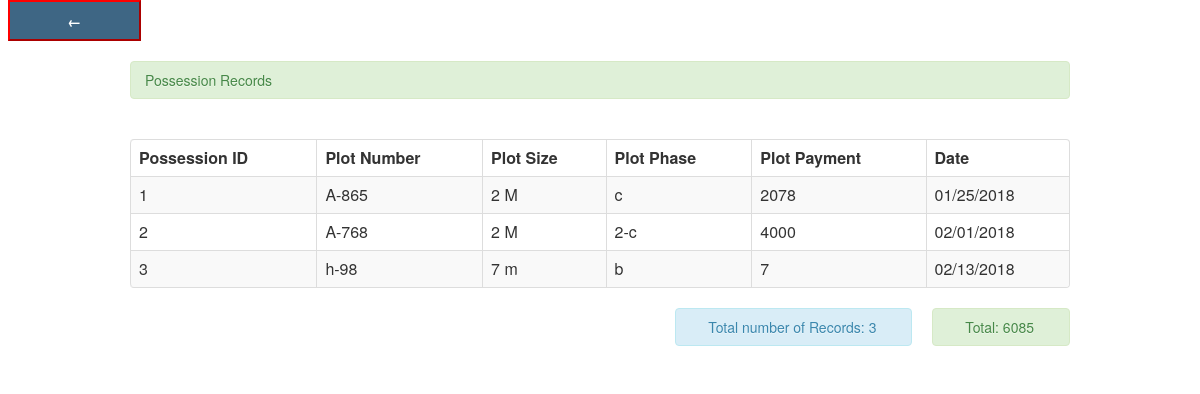
/pages/view_possession.php, run on the app's committed database.
### tables this page shows
CREATE TABLE IF NOT EXISTS `position_record` (
  `position_ID` int(11) NOT NULL AUTO_INCREMENT,
  `plot_no` varchar(20) NOT NULL,
  `p_size` varchar(20) NOT NULL,
  `p_phase` varchar(20) NOT NULL,
  `p_payment` varchar(20) NOT NULL,
  `p_date` varchar(15) NOT NULL,
  PRIMARY KEY (`position_ID`)
);

### pages/view_possession.php (the view, shortened to what this page needs)
<head>
</head>
<?php
include('header.php');
?>
<body>
<a class="auto-style5" href="index_view1.php"><strong><span class="auto-style6">
<input class="auto-style7" style="border-bottom-color: #FF0000; border-color: #FF0000; width: 133px; height: 41px; border-left-color: #FF0000; border-right-color: #FF0000; border-top-color: #FF0000;" type="button" value="&#8592;"></span></strong></a><br>
<br>
<div class="container">
  <div class="alert alert-success">Possession Records</div>
<br />
	     <table  class="table table-striped table-bordered">
                            <thead>
                                <tr>
                                    <th>Possession ID</th>
                                    <th>Plot Number</th>
                                    <th>Plot Size</th>
                                    <th>Plot Phase</th>
                                    <th>Plot Payment</th>
                                    <th> Date</th>
                                </tr>
                            </thead>
                            <tbody>
							<?php
							$query=mysql_query("select * from position_record order by position_ID")or die(mysql_error());
							while($row=mysql_fetch_array($query)){
							?>
										<tr>
                                         <td><?php echo $row['position_ID'] ?></td>
                                         <td><?php echo $row['plot_no'] ?></td>
                                         <td><?php echo $row['p_size'] ?></td>
                                         <td><?php echo $row['p_phase'] ?></td>
                                         <td><?php echo $row['p_payment'] ?></td>
                                         <td><?php echo $row['p_date'] ?></td>
                                </tr>
						          <?php } ?>
                            </tbody>
                        </table>
						        <?php
                            $result = mysql_query("SELECT sum(p_payment) FROM position_record") or die(mysql_error());
                            while ($rows = mysql_fetch_array($result)) {
                                ?>
                                <div class="pull-right">
                                    <div class="span"><div class="alert alert-success"><i class="icon-credit-card icon-large"></i>&nbsp;Total:&nbsp;<?php echo $rows['sum(p_payment)']; ?></div></div>
                                </div>
                            <?php }
                            ?>
								        <?php
                            $result1 = mysql_query("SELECT count(position_ID) FROM position_record") or die(mysql_error());
                            while ($rows1 = mysql_fetch_array($result1)) {
                                ?>
                                <div class="pull-right">
                                    <div class="span"><div class="alert alert-info"><i class="icon-credit-card icon-large"></i>&nbsp;Total number of Records:&nbsp;<?php echo $rows1['count(position_ID)']; ?></div></div>
                                </div>
                            <?php }
                            ?>
</div>
</body>
</html>

### pages/view_possession.php (style rules this page uses)
.auto-style5 { text-decoration: none; }
.auto-style6 { font-size: xx-large; }
.auto-style7 { color: #FFFFFF; font-weight: bold; background-color: #3E6684; }

### data on the page
position_record: position_ID "1", plot_no "A-865", p_size "2 M", p_phase "c", p_payment "2078", p_date "01/25/2018"
position_record: position_ID "2", plot_no "A-768", p_size "2 M", p_phase "2-c", p_payment "4000", p_date "02/01/2018"
position_record: position_ID "3", plot_no "h-98", p_size "7 m", p_phase "b", p_payment "7", p_date "02/13/2018"

### other printed values
$rows['sum(p_payment)'] "6085"
$rows1['count(position_ID)'] "3"
